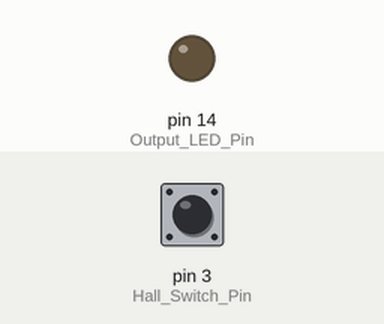
A sketch run on a simulated Arduino Uno, built with avr-gcc and run on an emulated ATmega328P. Shown: output pins drawn as LEDs (lit = HIGH). The test bench sets the inputs (shaded band); at power-on: pin 3 (Hall_Switch_Pin) LOW.

Above: at 1.2 s.
1.3 s: pin 3 (Hall_Switch_Pin) pulled HIGH for 0.15 s
At 2.2 s:
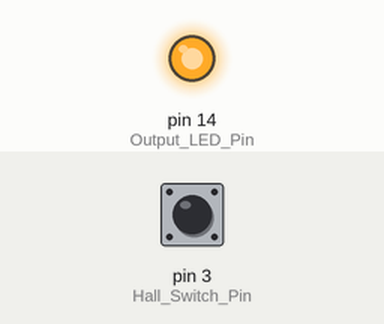
2.9 s: pin 3 (Hall_Switch_Pin) pulled HIGH for 3.2 s
At 3.9 s:
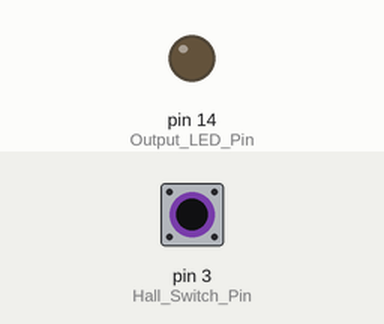
Timing chart, 0 to 7.6 s (numbered marks = the images above; inputs shaded):
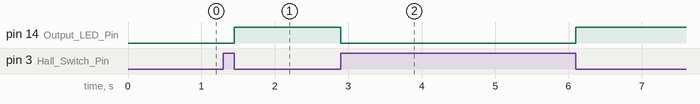

Measured:
- after the input at 1.3 s, pin 14 (Output_LED_Pin): LOW → HIGH after 0.15 s
- after the input at 2.9 s, pin 14 (Output_LED_Pin): HIGH → LOW at once, → HIGH 3.2 s later

The sketch:

test_tooth_detection.ino
```cpp
#define Hall_Switch_Pin 3
#define Output_LED_Pin 14

void Trigger_Wheel_Tooth_Interrupt() {
  if (digitalRead(Hall_Switch_Pin) == HIGH) {
    digitalWrite(Output_LED_Pin, LOW);
  }
  else {
    digitalWrite(Output_LED_Pin, HIGH);
  }
}

void setup() {
  pinMode(Output_LED_Pin, OUTPUT);
  pinMode(Hall_Switch_Pin, INPUT);
  attachInterrupt(digitalPinToInterrupt(Hall_Switch_Pin), Trigger_Wheel_Tooth_Interrupt, CHANGE);
}

void loop() {
}
```
